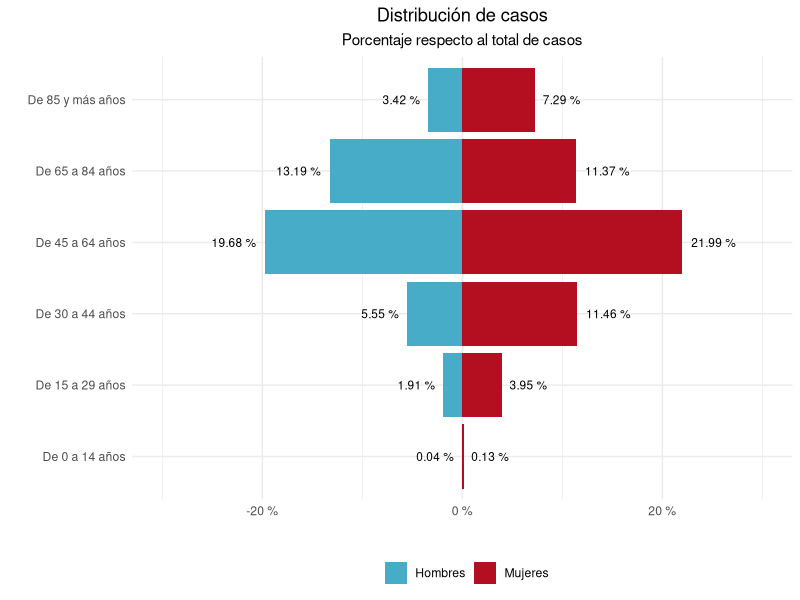
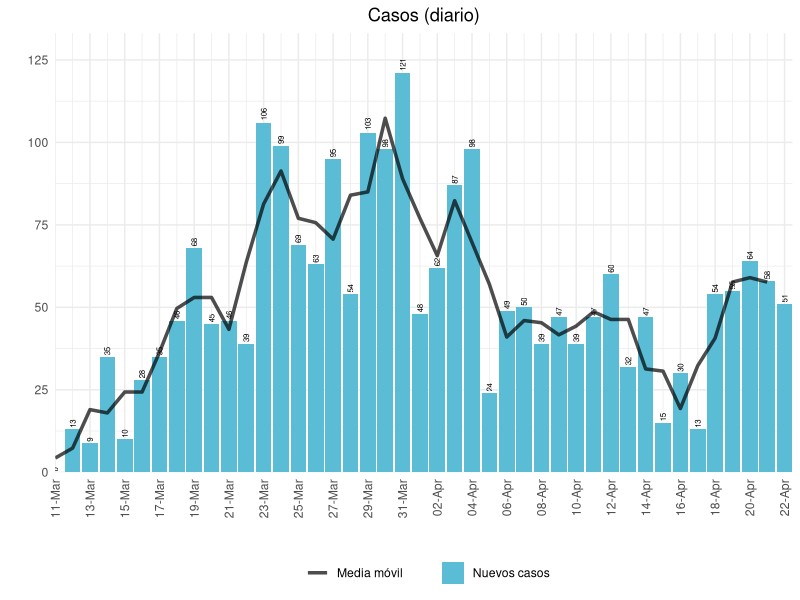
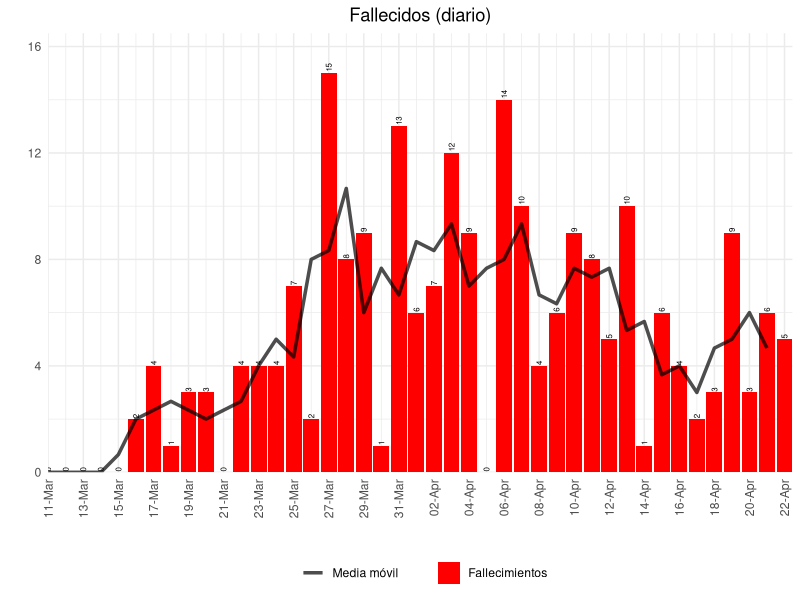
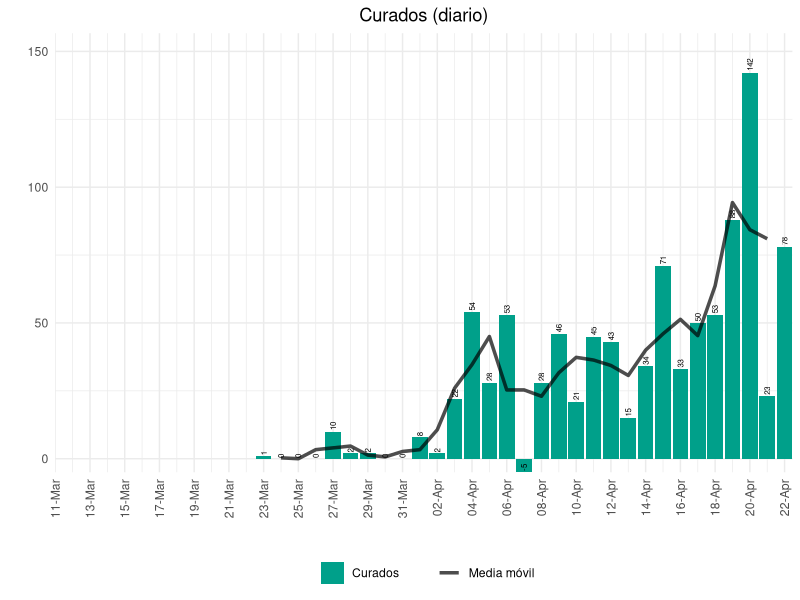
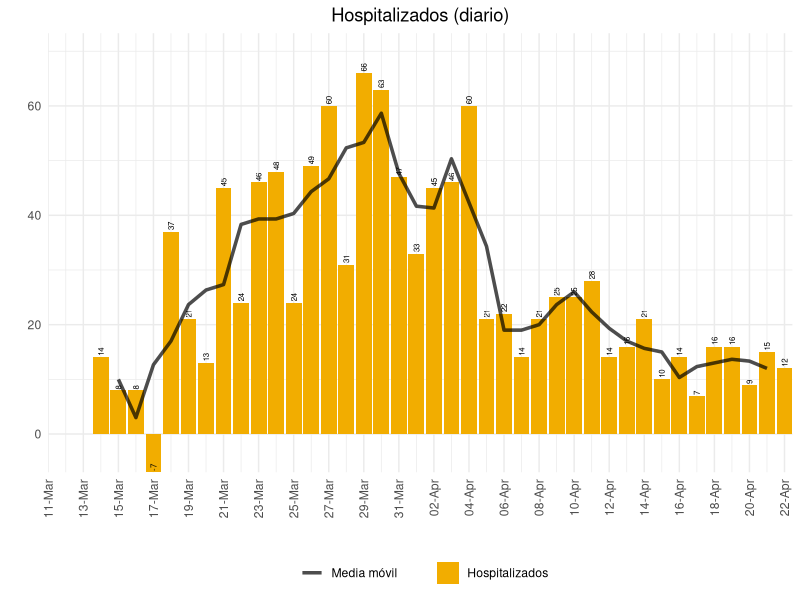
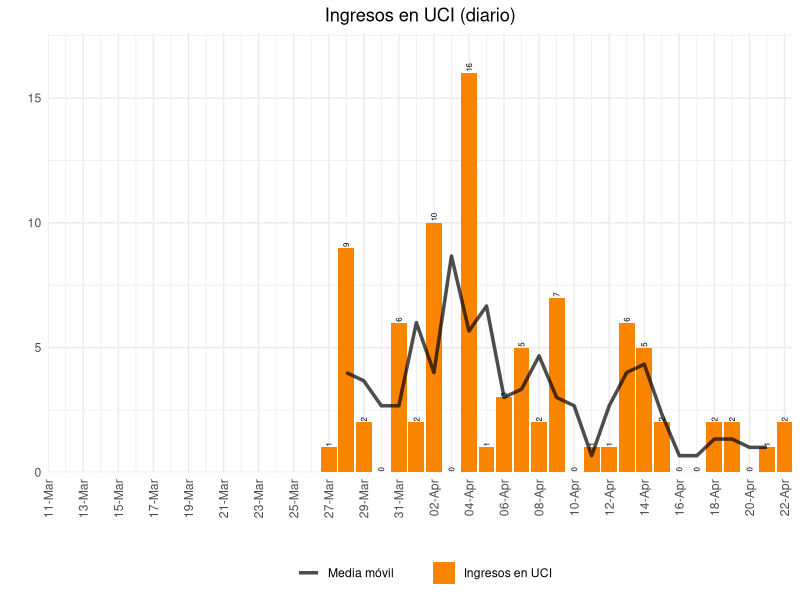
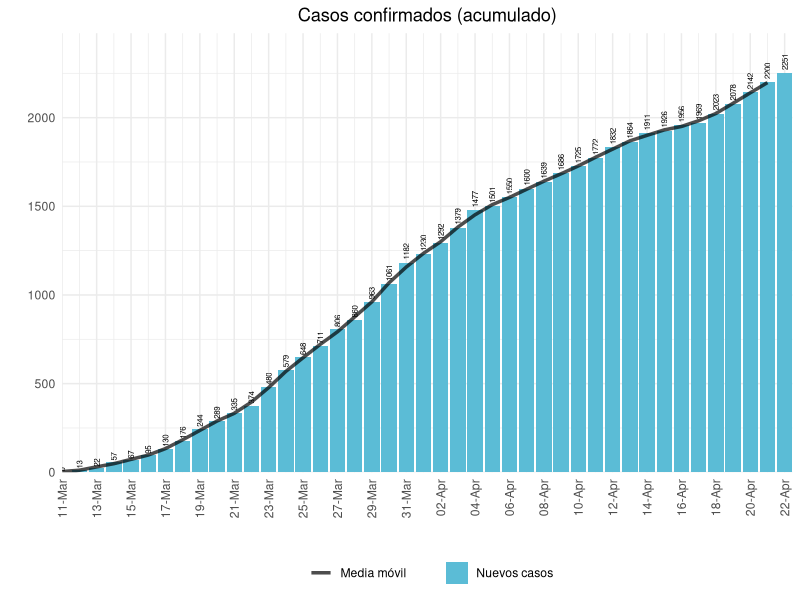
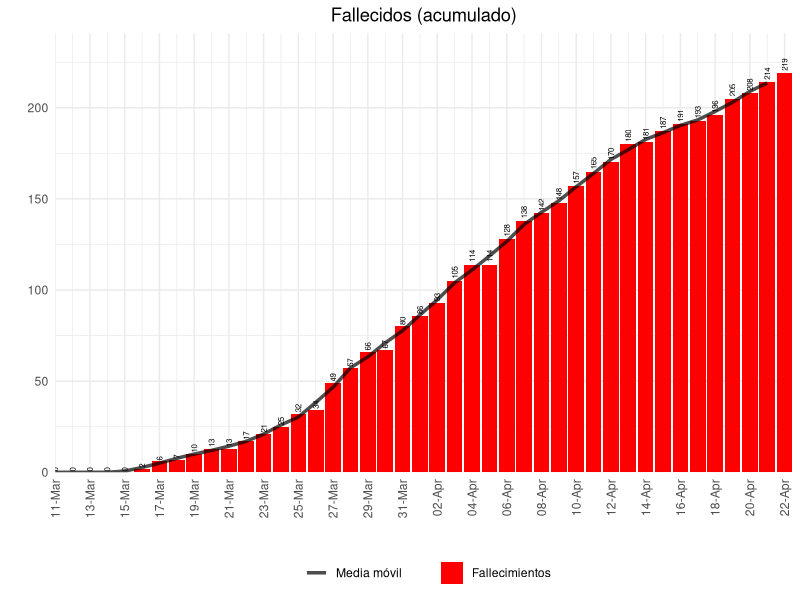

These charts were generated, in order, by the following R code:
## ---- chunk 1
knitr::opts_chunk$set(echo = TRUE)

library(ggplot2)

## ---- chunk 2

datos <- read.csv2('datos.csv', stringsAsFactors = FALSE)
datos$Fecha <- as.Date(datos$Fecha, format = '%d/%m/%Y')

edad <- read.csv2('datos_edad.csv', stringsAsFactors = FALSE, encoding = 'UTF-8')
#edad <- edad[-which(edad$Edad == 'TOTAL' | edad$Sexo == 'Ambos sexos'),]
edad$Valor <- 100*edad$Valor/sum(edad$Valor)

tuits <- read.csv2('tuits.csv', stringsAsFactors = FALSE, encoding = 'UTF-8')
tuits$Fecha <- as.Date(tuits$Fecha, format = '%d-%m-%Y')

## ---- chunk 3

# función de disgregación
diario <- function(datos, columna){
  aux <- datos[which(datos$Medida == columna),]
  aux <- aux[order(aux$Fecha, decreasing = FALSE),]
  aux$Valor[-1] <- aux$Valor[-1] - aux$Valor[-dim(aux)[1]]
  
  return(aux)
}

# función para calcular la media movil de n días
media_movil <- function(datos, dias){
  datos$Valor <- filter(datos$Valor, rep(1/dias, dias), sides=2)
  
  return(datos)
}

# función para calcular la ratio de crecimiento en n días
ratio_crec <- function(datos, dias){
  datos$Valor_aux <- datos$Valor
  sapply(dias:dim(datos)[1], function(x){
    datos$Valor[x] <<- datos$Valor_aux[x] / datos$Valor_aux[x - (dias - 1)] 
  })
  
  datos$Valor[which(datos$Valor == Inf)] <- NaN
  
  return(datos)
}

# función para dibujar la evolución diaria
evolucion <- function(datos, titulo, color){
  ggplot(datos, aes(x = Fecha, y = Valor)) +
    geom_col(fill = color) +
    geom_text(data = datos, aes(x = Fecha, y = Valor, label = round(Valor, 2)), size = 2, vjust = 0.5, hjust = -0.2, angle = 90) +
    geom_hline(yintercept = 1, alpha = 0.7) +
    scale_x_date(date_breaks = '2 days', date_labels = '%d-%b', limits = c(as.Date('11-03-2020', format = '%d-%m-%Y'), NA), expand = c(0,0)) +
    labs(title = titulo, x = '', y = '') +
    theme_minimal() +
    theme(axis.text.x = element_text(angle = 90, vjust = 0.5, hjust = 1),
          plot.title = element_text(hjust = 0.5))
}

# función para dibujar la evolución diaria y media móvil
evolucion_movil <- function(datos1, datos2, titulo, serie, color){
  ggplot() +
    geom_col(data=datos1, aes(x = Fecha, y = Valor, fill = serie)) +
    geom_line(data=datos2, aes(x = Fecha, y = Valor, color = 'Media móvil'), alpha = 0.7, size = 1.2) +
    geom_text(data = datos1, aes(x = Fecha, y = Valor, label = round(Valor, 2)), size = 2, vjust = 0.5, hjust = -0.2, angle = 90) +
    scale_fill_manual('', values = color) +
    scale_color_manual('', values = 'black') +
    scale_x_date(date_breaks = '2 days', date_labels = '%d-%b', limits = c(as.Date('11-03-2020', format = '%d-%m-%Y'), NA), expand = c(0,0)) +
    scale_y_continuous(expand = c(0, 0, 0.1, 0)) +
    labs(title = titulo, x = '', y = '') +
    theme_minimal() +
    theme(axis.text.x = element_text(angle = 90, vjust=0.5, hjust=1),
          plot.title = element_text(hjust = 0.5),
          legend.position = 'bottom')
}

ratios <- function(curados, datos, serie, color){
  aux <- curados
  aux$Valor <- (aux$Valor - datos$Valor)/(aux$Valor + datos$Valor)
  
  ggplot() +
    geom_col(data = aux, aes(x = Fecha, y = ifelse(Valor > 0, Valor, 0), fill = 'Curados')) +
    geom_col(data = aux, aes(x = Fecha, y = ifelse(Valor < 0, Valor, 0), fill = serie)) +
    geom_text(data = aux, aes(x = Fecha, y = Valor, label = round(Valor, 2), hjust = ifelse(Valor > 0, -0.2, 1.2)), vjust = 0.5, size = 2, angle = 90) +
    geom_hline(yintercept = 0, alpha = 0.7) +
    scale_fill_manual('', values =  setNames(c('#00A08A', color), c('Curados', serie))) +
    scale_x_date(date_breaks = '2 days', date_labels = '%d-%b', limits = c(as.Date('11-03-2020', format = '%d-%m-%Y'), NA), expand = c(0,0)) +
    scale_y_continuous(expand = c(0.1, 0, 0.1, 0)) +
    labs(title = paste0('Ratio Curados/',serie), x = '', y = '') +
    theme_minimal() +
    theme(axis.text.x = element_text(angle = 90, vjust=0.5, hjust=1),
          plot.title = element_text(hjust = 0.5),
          legend.position = 'bottom')
}

## ---- chunk 4
ggplot(data=edad, aes(x = Edad, y = ifelse(Sexo == 'Hombres', -Valor, Valor), fill = Sexo)) + 
  geom_bar(stat = "identity") +
  geom_text(data = edad, aes(x = Edad, y = ifelse(Sexo == 'Hombres', -Valor, Valor), label = paste(round(Valor, 2), '%'), vjust = 0.5, hjust = ifelse(Sexo == 'Hombres', 1.2, -0.2)), size = 3) +
  scale_fill_manual('', values = c('#46ACC8','#B40F20')) +
  scale_y_continuous(limits = c(-30, 30), labels = function(x) paste(x, '%')) +
  coord_flip() +
  labs(title = 'Distribución de casos', subtitle = 'Porcentaje respecto al total de casos', x = '', y = '') +
    theme_minimal() +
    theme(axis.text.x = element_text(vjust=1, hjust=0.5),
          plot.title = element_text(hjust = 0.5),
          plot.subtitle = element_text(hjust = 0.5),
          legend.position = 'bottom')
## ---- chunk 5

#d_diarios <- datos[which(datos$Medida == 'Nuevos casos'),]
d_diarios <- diario(datos, 'Confirmados')

evolucion_movil(d_diarios, media_movil(d_diarios, 3), 'Casos (diario)', 'Nuevos casos', '#5BBCD6')

## ---- chunk 6

f_diarios <- diario(datos, 'Fallecimientos')

evolucion_movil(f_diarios, media_movil(f_diarios, 3), 'Fallecidos (diario)', 'Fallecimientos', '#FF0000')


## ---- chunk 7

c_diarios <- diario(datos, 'Curados')

evolucion_movil(c_diarios, media_movil(c_diarios, 3), 'Curados (diario)', 'Curados', '#00A08A')

## ---- chunk 8

h_diarios <- diario(datos, 'Hospitalizados')

evolucion_movil(h_diarios, media_movil(h_diarios, 3), 'Hospitalizados (diario)', 'Hospitalizados', '#F2AD00')

## ---- chunk 9

u_diarios <- diario(datos, 'Total UCI')

evolucion_movil(u_diarios, media_movil(u_diarios, 3), 'Ingresos en UCI (diario)', 'Ingresos en UCI', '#F98400')

## ---- chunk 10

d_diarios_a <- datos[which(datos$Medida == 'Confirmados'),]

evolucion_movil(d_diarios_a, media_movil(d_diarios_a, 3), 'Casos confirmados (acumulado)', 'Nuevos casos', '#5BBCD6')

## ---- chunk 11

f_diarios_a <- datos[which(datos$Medida == 'Fallecimientos'),]

evolucion_movil(f_diarios_a, media_movil(f_diarios_a, 3), 'Fallecidos (acumulado)', 'Fallecimientos', '#FF0000')


## ---- chunk 12

c_diarios_a <- datos[which(datos$Medida == 'Curados'),]

evolucion_movil(c_diarios_a, media_movil(c_diarios_a, 3), 'Curados (acumulado)', 'Curados', '#00A08A')

## ---- chunk 13

h_diarios_a <- datos[which(datos$Medida == 'Hospitalizados'),]

evolucion_movil(h_diarios_a, media_movil(h_diarios_a, 3), 'Hospitalizados (acumulado)', 'Hospitalizados', '#F2AD00')

## ---- chunk 14

u_diarios_a <- datos[which(datos$Medida == 'Total UCI'),]

evolucion_movil(u_diarios_a, media_movil(u_diarios_a, 3), 'Ingresos en UCI (acumulado)', 'Ingresos en UCI', '#F98400')

## ---- chunk 15

d_diarios_r <- ratio_crec(datos[which(datos$Medida == 'Confirmados'),], 4)

evolucion(d_diarios_r, 'Casos confirmados (ratio de crecimiento)', '#5BBCD6')

## ---- chunk 16

f_diarios_r <- ratio_crec(datos[which(datos$Medida == 'Fallecimientos'),], 4)

evolucion(f_diarios_r, 'Fallecidos (ratio de crecimiento)', '#FF0000')


## ---- chunk 17

c_diarios_r <- ratio_crec(datos[which(datos$Medida == 'Curados'),], 4)

evolucion(c_diarios_r, 'Curados (ratio de crecimiento)', '#00A08A')

## ---- chunk 18

h_diarios_r <- ratio_crec(datos[which(datos$Medida == 'Hospitalizados'),], 4)

evolucion(h_diarios_r, 'Hospitalizados (ratio de crecimiento)', '#F2AD00')

## ---- chunk 19

u_diarios_r <- ratio_crec(datos[which(datos$Medida == 'Total UCI'),], 4)

evolucion(u_diarios_r, 'Ingresos en UCI (ratio de crecimiento)', '#F98400')

## ---- chunk 20

ratios(c_diarios, d_diarios, 'Nuevos casos', '#5BBCD6')

## ---- chunk 21

ratios(c_diarios, f_diarios, 'Fallecimientos', '#FF0000')

## ---- chunk 22

ratios(c_diarios, h_diarios, 'Hospitalizados', '#F2AD00')

## ---- chunk 23

ratios(c_diarios, u_diarios, 'Ingresos en UCI', '#F98400')

## ---- chunk 24

ggplot(data = tuits, aes(x = Fecha, y = Tuits)) +
  geom_area(fill = '#046C9A', alpha = 0.7) +
  geom_line(color = '#046C9A', size = 1) +
  #geom_text(aes(label = ifelse(Tuits > 300, Tuits, NA)), size = 2, vjust = 0.5, hjust = -0.2, angle = 90) +
  scale_x_date(date_breaks = '7 days', date_labels = '%d-%b', limits = c(as.Date('20-01-2020', format = '%d-%m-%Y'), NA), expand = c(0,0)) +
    scale_y_continuous(expand = c(0, 0, 0.1, 0)) +
    labs(title = 'Tuits (diario)', x = '', y = '') +
    theme_minimal() +
    theme(axis.text.x = element_text(angle = 90, vjust=0.5, hjust=1),
          plot.title = element_text(hjust = 0.5),
          legend.position = 'bottom')

## ---- chunk 25

tuits_ts <- ts(tuits$Tuits[69:(68+(trunc((dim(tuits)[1]-68)/7)*7))], frequency = 7)
df_decompose <- data.frame(Fecha = rep(tuits$Fecha[69:(68+(trunc((dim(tuits)[1]-68)/7)*7))],2),
                           Variable = c(rep('Estacionalidad',length(tuits_ts)), rep('Tendencia',length(tuits_ts))),
                           Value = c(decompose(tuits_ts)$seasonal,decompose(tuits_ts)$trend), stringsAsFactors = FALSE)

ggplot(data = df_decompose, aes(x = Fecha, y = Value)) +
  facet_grid(Variable ~ . , scales = 'free')+
  geom_line(color = '#046C9A', size = 1) +
  scale_x_date(date_breaks = '2 week', date_labels = '%A\n%d %b', expand = c(0,0)) +
  labs(title = 'Estacionalidad y tendencia de los tuits', subtitle= 'Desde la semana del inicio del confinamiento', x = '', y = '') +
    theme_bw() +
    theme(axis.text.x = element_text(vjust=0.5, hjust=0.5),
          plot.title = element_text(hjust = 0.5),
          plot.subtitle = element_text(hjust = 0.5),
          legend.position = 'bottom')
